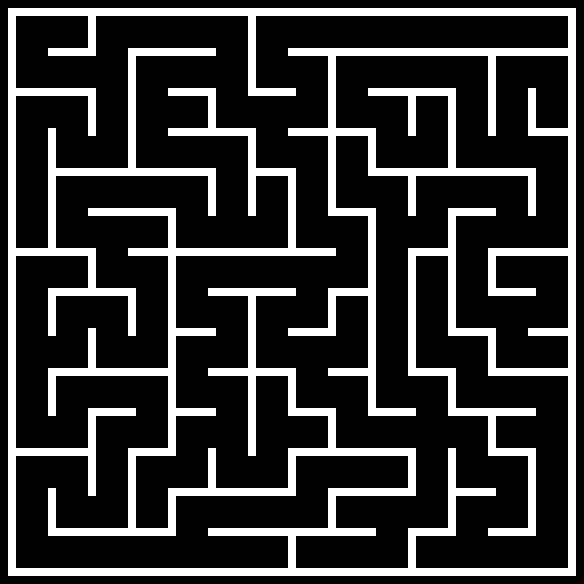

The image is a tile-based game level rendered from a .tmx file. Its description and source (layers, tilesets, objects; grid data summarised) follow:
An orthogonal 73x73 tile map with 8x8 px tiles, 1 tile layer (Background) and 108 objects (4x Painter, Player, Checkpoint).

<map version="1.10" tiledversion="1.10.2" orientation="orthogonal" renderorder="right-down" width="73" height="73" tilewidth="8" tileheight="8" infinite="0" nextlayerid="4" nextobjectid="117">
 <tileset firstgid="1" source="Mazeball.tsx" />
 <layer id="1" name="Background" width="73" height="73">
  <data>[5329 cells, 1125 non-empty, 1 distinct tile ids]</data>
 </layer>
 <objectgroup id="2" name="Spawnpoints">
  <object id="110" name="Player" type="Player" x="256.5" y="16.75" width="30" height="30" />
  <object id="111" name="Painter" type="Painter" x="17" y="215.75" width="30" height="30">
   <properties>
    <property name="colour" value="Blue" />
   </properties>
  </object>
  <object id="112" name="Painter" type="Painter" x="376" y="457" width="30" height="30">
   <properties>
    <property name="colour" value="Red" />
   </properties>
  </object>
  <object id="113" name="Painter" type="Painter" x="498" y="257" width="30" height="30">
   <properties>
    <property name="colour" value="Yellow" />
   </properties>
  </object>
  <object id="114" name="Painter" type="Painter" x="257" y="178" width="30" height="30">
   <properties>
    <property name="colour" value="Green" />
   </properties>
  </object>
  <object id="116" name="Checkpoint" type="Checkpoint" x="295.25" y="554.25">
   <polygon points="0,0 31,0.25 31,14.25 0.25,14.25" />
  </object>
 </objectgroup>
 <objectgroup id="3" name="Walls">
  <object id="1" x="8.5" y="8.25">
   <polygon points="0,0 567,0 567,7.25 -0.5,7.5" />
  </object>
  <object id="2" x="7.75" y="15.75">
   <polygon points="0,0 8,0.25 8,560.25 0.25,559.75" />
  </object>
  <object id="3" x="16.25" y="568.75">
   <polygon points="0,0 559.75,-0.25 559.5,6.75 0,6.75" />
  </object>
  <object id="4" x="568.25" y="568">
   <polygon points="0,0 7.5,-0.25 7.25,-552 0,-552" />
  </object>
  <object id="5" x="48" y="488.25">
   <polygon points="0,0 7.5,0.25 7.75,40 0,40" />
  </object>
  <object id="6" x="48" y="528.5">
   <polygon points="0,0 128,-0.5 127.5,7.5 0,6.75" />
  </object>
  <object id="7" x="167.75" y="496.25">
   <polygon points="0,0 8,0.5 8.25,31.75 0.75,31.75" />
  </object>
  <object id="8" x="208.5" y="528.25">
   <polygon points="0,0 167.25,0 167.5,7.75 -0.25,8" />
  </object>
  <object id="9" x="288.25" y="536.75">
   <polygon points="0,0 7,-0.25 7.5,31.5 -0.5,31.25" />
  </object>
  <object id="10" x="408.25" y="537">
   <polygon points="0,0 7.75,-0.75 7.25,30.5 0.25,31" />
  </object>
  <object id="11" x="408.25" y="528.5">
   <polygon points="0,0 47.5,-0.25 47.5,6.75 -0.25,8" />
  </object>
  <object id="12" x="448.25" y="449">
   <polygon points="0,0 7.25,-0.75 7.75,79.5 -0.5,79.25" />
  </object>
  <object id="13" x="456.5" y="488.25">
   <polygon points="0,0 39.25,0.5 39.25,7.75 0,8" />
  </object>
  <object id="14" x="488" y="529">
   <polygon points="0,0 47.75,-0.5 47.5,7 0.5,6.75" />
  </object>
  <object id="15" x="527.5" y="456.5">
   <polygon points="0,0 8,0.25 7.75,71.5 0.25,71.5" />
  </object>
  <object id="16" x="487.75" y="448.25">
   <polygon points="0,0 48,0.25 48,8.25 0,7.5" />
  </object>
  <object id="17" x="327.75" y="496.25">
   <polygon points="0,0 8,0.25 8,31.5 0.75,31.5" />
  </object>
  <object id="18" x="328.25" y="489">
   <polygon points="0,0 88,-0.5 88,6.5 -0.25,6.75" />
  </object>
  <object id="19" x="408" y="456.25">
   <polygon points="0,0 7.75,0 8,32.25 0.5,32.25" />
  </object>
  <object id="20" x="288" y="448">
   <polygon points="0,0 128,0.5 127.75,7.75 0.25,8" />
  </object>
  <object id="21" x="288.5" y="456.75">
   <polygon points="0,0 7.5,0.25 7.5,31.5 -0.25,31.5" />
  </object>
  <object id="22" x="168.25" y="488.25">
   <polygon points="0,0 127.5,-0.25 127.75,7.25 0.25,7.75" />
  </object>
  <object id="23" x="208.25" y="448.25">
   <polygon points="0,0 7.5,0.5 7.75,39.25 -0.5,39.25" />
  </object>
  <object id="24" x="128" y="456">
   <polygon points="0,0 7.75,-0.25 8,70.75 0.25,71.25" />
  </object>
  <object id="25" x="16.25" y="447.75">
   <polygon points="0,0 71.5,0.25 71.75,7.75 -0.5,8" />
  </object>
  <object id="26" x="128.5" y="448.25">
   <polygon points="0,0 47.25,0.25 47,7.25 0,7" />
  </object>
  <object id="27" x="88.25" y="495.75">
   <polygon points="0,0 7.5,0.5 7.25,-79.75 0,-79.5" />
  </object>
  <object id="28" x="88.5" y="408.5">
   <polygon points="0,0 47,0 46.75,7 -0.5,7.5" />
  </object>
  <object id="29" x="48" y="415.75">
   <polygon points="0,0 7.5,0 7.75,-39.5 0,-39" />
  </object>
  <object id="30" x="48.5" y="368.5">
   <polygon points="0,0 0,7 119.25,7.5 119.5,0" />
  </object>
  <object id="31" x="176" y="408.5">
   <polygon points="0,0 39.5,0 39.75,7.5 -0.25,7.25" />
  </object>
  <object id="32" x="168" y="447.75">
   <polygon points="0,0 7.75,0 8,-192 0.25,-191.75" />
  </object>
  <object id="33" x="248" y="455">
   <polygon points="0,0 7.5,0.25 7.75,-78.5 0.75,-78.5" />
  </object>
  <object id="34" x="328" y="416.5">
   <polygon points="0,0 8,-0.25 7.25,31 0.25,31.5" />
  </object>
  <object id="35" x="288" y="409">
   <polygon points="0,0 47.75,-0.75 48.25,7 0,7.5" />
  </object>
  <object id="36" x="368.25" y="409">
   <polygon points="0,0 47.5,-0.75 47.75,7.25 0,6.5" />
  </object>
  <object id="37" x="287.75" y="376">
   <polygon points="0,0 8,0.5 8.25,32.25 0.5,32" />
  </object>
  <object id="40" x="488.25" y="416.5">
   <polygon points="0,0 7.75,0.5 8,31.25 0.25,30.75" />
  </object>
  <object id="41" x="448.5" y="408">
   <polygon points="0,0 87.25,0.25 86.75,7.5 -0.25,7.5" />
  </object>
  <object id="42" x="528.5" y="328.25">
   <polygon points="0,0 39,0 38.75,7.5 -0.5,7.25" />
  </object>
  <object id="43" x="487.75" y="368.25">
   <polygon points="0,0 79.75,0.25 80,7 0.5,7.25" />
  </object>
  <object id="44" x="448.25" y="376.5">
   <polygon points="0,0 7.5,-0.25 7.75,30.75 -0.25,30.75" />
  </object>
  <object id="46" x="488.25" y="336.5">
   <polygon points="0,0 7.75,0.25 7.75,31 0.25,31.25" />
  </object>
  <object id="47" x="448" y="328">
   <polygon points="0,0 47.75,0.5 47.75,8.25 0,8" />
  </object>
  <object id="48" x="408" y="368.5">
   <polygon points="0,0 47.5,0 47.75,8 0.5,7.5" />
  </object>
  <object id="50" x="328.25" y="368.25">
   <polygon points="0,0 39.75,0 39.75,7.5 -0.25,7" />
  </object>
  <object id="51" x="368" y="408.5">
   <polygon points="0,0 8,0.25 8,-192.75 -0.25,-192.25" />
  </object>
  <object id="52" x="208.25" y="368.25">
   <polygon points="0,0 87.25,0.25 87,7.5 0,7.5" />
  </object>
  <object id="53" x="176.25" y="328">
   <polygon points="0,0 39.75,0.25 40,7.5 0,7.75" />
  </object>
  <object id="54" x="248.25" y="367.5">
   <polygon points="0,0 8,0.25 7.75,-71.5 -0.25,-71" />
  </object>
  <object id="55" x="207.75" y="288.5">
   <polygon points="0,0 88,0 87.75,7.5 0.5,7" />
  </object>
  <object id="56" x="288.25" y="328.5">
   <polygon points="0,0 39.5,-0.25 39.75,7.5 -0.25,7.25" />
  </object>
  <object id="57" x="328.75" y="335.75">
   <polygon points="0,0 -0.75,-40 7.5,-39.5 6.75,-0.25" />
  </object>
  <object id="58" x="328.5" y="288.5">
   <polygon points="0,0 39,0 39,7.25 -0.75,7.25" />
  </object>
  <object id="59" x="408" y="256">
   <polygon points="0,0 7.75,0 7.75,112 0,112" />
  </object>
  <object id="60" x="88.25" y="329">
   <polygon points="0,0 7.5,-0.25 7.25,38.25 -0.25,39" />
  </object>
  <object id="61" x="48.25" y="335.75">
   <polygon points="0,0 7.5,0.25 7.5,-39.25 0,-39.75" />
  </object>
  <object id="62" x="128.25" y="296.5">
   <polygon points="0,0 7.5,0 7.5,39.5 0,39.75" />
  </object>
  <object id="63" x="48.25" y="289">
   <polygon points="0,0 87.5,-0.5 87.5,7.25 0,6.5" />
  </object>
  <object id="64" x="88" y="256.25">
   <polygon points="0,0 7.5,0 8,31.75 0,32.25" />
  </object>
  <object id="65" x="16.25" y="248">
   <polygon points="0,0 79.25,0.25 79.5,8 -0.25,8.25" />
  </object>
  </objectgroup>
</map>
<!-- 41 of 108 objects omitted -->
